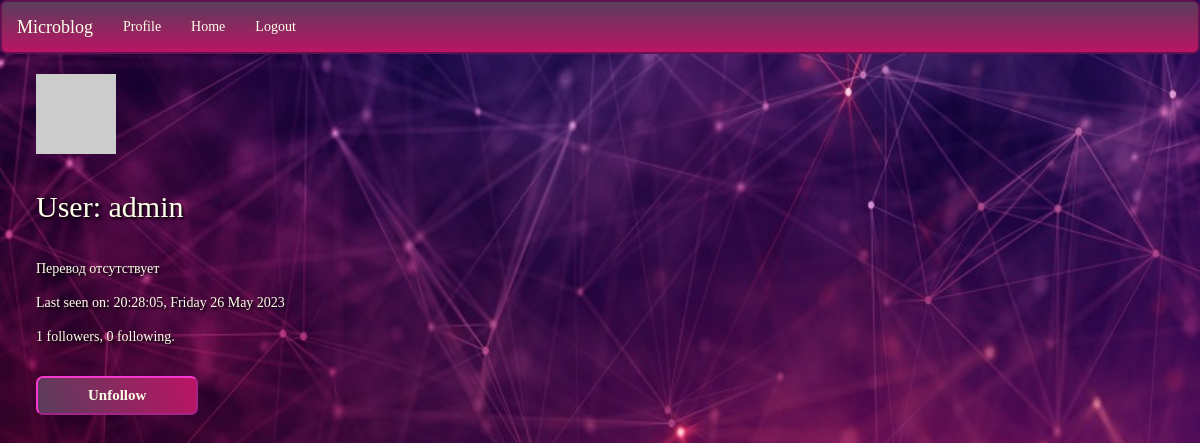
Page /user/admin (signed in) on the committed database.
### app/models.py (models this page shows, shortened)
class User(UserMixin, db.Model):
    id = db.Column(db.Integer, primary_key=True)
    username = db.Column(db.String(64), index=True, unique=True)
    email = db.Column(db.String(120), index=True, unique=True)
    password_hash = db.Column(db.String(128))
    posts = db.relationship('Post', backref='author', lazy='dynamic')
    about_me = db.Column(db.String(140))
    last_seen = db.Column(db.DateTime, default=datetime.utcnow)
    followed = db.relationship(
        'User', secondary=followers,
        primaryjoin=(followers.c.follower_id == id),
        secondaryjoin=(followers.c.followed_id == id),
        backref=db.backref('followers', lazy='dynamic'), lazy='dynamic')
    def avatar(self, size):
        digest = md5(self.email.lower().encode('utf-8')).hexdigest()
        return 'https://www.gravatar.com/avatar/{}?d=identicon&s={}'.format(
            digest, size)
    def is_following(self, user):
        return self.followed.filter(
            followers.c.followed_id == user.id).count() > 0

### app/routes.py (the view)
@app.route('/user/<username>')
@login_required
def user(username):
    user = User.query.filter_by(username=username).first_or_404()
    form = EmptyForm()
    return render_template('user.html', user=user, title=f"{username}", form=form)

### app/forms.py
class EmptyForm(FlaskForm):
    submit = SubmitField('Submit')

### app/models.py (called while the page is built)
@login.user_loader
def load_user(id):
    return User.query.get(int(id))

### app/routes.py (called while the page is built)
@app.before_request
def before_request():
    if current_user.is_authenticated:
        current_user.last_seen = datetime.utcnow()
        db.session.commit()

### app/templates/user.html (shortened to what this page needs)
{% extends "base.html" %}
{% block content %}
    <link rel="stylesheet" href="{{ url_for('static', filename= './css/user.css') }}">
            <div id="img"><img src="{{ user.avatar(128) }}"></div>
            <div id="info">
                <h1>User: {{ user.username }}</h1>
                    {% if user.about_me %}<p>{{ user.about_me }}</p>{% endif %}
                    {% if user.last_seen %}
                        <p>Last seen on: {{ moment(user.last_seen).format('H:mm:ss,  dddd D MMMM YYYY') }}</p>
                    {% endif %}
                    <p>{{ user.followers.count() }} followers, {{ user.followed.count() }} following.</p>
                    {% if user == current_user %}
                    <p><a href="{{ url_for('edit_profile') }}">Edit your profile</a></p>
                    {% else %}
                    <p>
                        <form action="{{ url_for('unfollow', username=user.username) }}" method="post">
                            {{ form.submit(value='Unfollow') }}
                        </form>
                    </p>
                {% endif %}
            </div>
{% endblock %}

### app/static/css/user.css (style rules this page uses)
body { display: flex; min-height: 90vh; background: rgb(32,15,33) url("../images/back_ground.jpg") no-repeat center center fixed; -webkit-background-size: cover; -moz-background-size: cover; -o-background-size: cover; background-size: cover; flex-direction: column; font-family: genshin; }
img { margin: 0 0 0 3%; }
h1 { text-align: left; color: #fdffe8; margin: 3%; text-shadow: 2px 2px 3px black; font-size: 30px; }
p { color: #fdffe8; margin: 1em 0 0 3%; text-shadow: 2px 2px 3px black; font-size: 14px; }
input[type="submit" i] { color: #fdffe8; font-size: 15px; margin: 1em 0 0 3%; font-weight: bold; padding: 7px 50px; border-radius: 7px; border: 2px outset rgb(246,56,204); background: linear-gradient(75deg, rgb(90,61,92), rgb(187, 20, 100)); }

### rows in the picture
User: username "admin", about_me "Перевод отсутствует", last_seen "20:28:05, Friday 26 May 2023"

### other values in the picture
{{ user.followers.count() }} "1"
{{ user.followed.count() }} "0"
